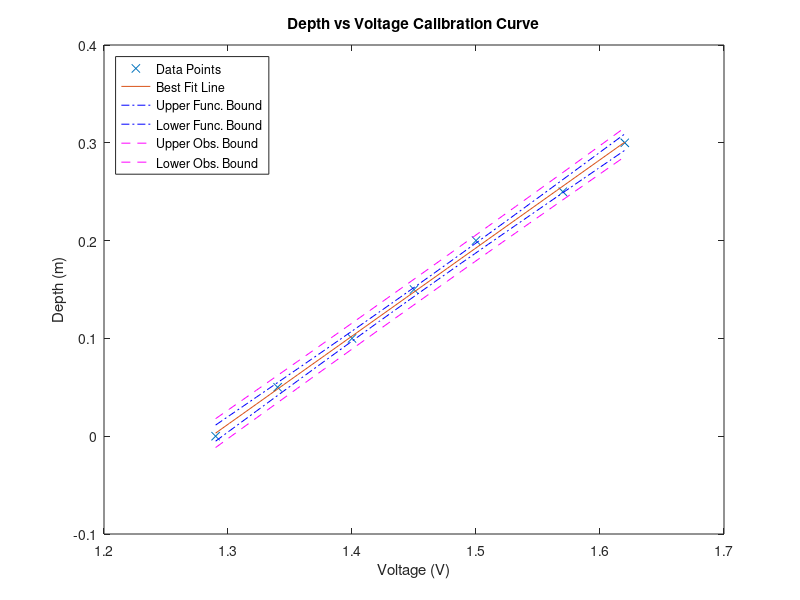

This figure's MATLAB source:
% Script for the linear fit of data. The independent values are
% in the x array and the matched dependent values are in the y array. This
% script does not use MATLAB's built-in fitting functions, but uses the
% formulas from the videos/class notes.
% You also need to enter the confidence level, typically 95%. The values
% that are calculated and displayed are:
%% 1. Beta_hat_1 (the best-fit slope)
%% 2. Beta_hat_0 (the best-fit y-intercept)
% 3. The Root Mean Square Residual, Se
% 4. The Standard Error for beta0, Sbeta0
% 5. The Standard Error for beta1, Sbeta1
% 6. The confidence intervals for beta1 and beta0.
% After calculating these quantities, the script plots the original data,
% the best fit line, and the upper and lower bounds for the confidence
% interval on the best fit line.
%% INSERT DATA HERE (PLEASE CHECK UNITS)
x = [1.29 1.34 1.4 1.45 1.5 1.57 1.62]; % Voltage (V)
y = [0 0.05 0.1 0.15 0.2 0.25 0.3]; % Depth (m)
confLev = 0.95; % The confidence level
N = length(y); % The number of data points
xbar = mean(x);
ybar = mean(y);
Sxx = dot((x-xbar),(x-xbar));
%Sxx = (x-xbar)*transpose(x-xbar);
% beta1 is the estimated best slope of the best-fit line
beta1 = dot((x-xbar),(y-ybar))/Sxx
% beta1 = ((x-xbar)*transpose(y-ybar))/Sxx
% beta0 is the estimated best-fit y-intercept of the best fit line
beta0 = ybar - beta1*xbar
yfit = beta0 + beta1*x;
SSE = dot((y - yfit),(y - yfit)) % Sum of the squared residuals
% SSE = (y - yfit)*transpose(y - yfit) % Sum of the squared residuals
Se = sqrt(SSE/(N-2)) % The Root Mean Square Residual
Sbeta0 = Se*sqrt(1/N + xbar^2/Sxx)
Sbeta1 = Se/sqrt(Sxx)
% tinv defaults to 1-sided test. We need 2-sises, hence:(1-0.5*(1-confLev))
StdT = tinv((1-0.5*(1-confLev)),N-2) % The Student's t factor
lambdaBeta1 = StdT*Sbeta1 % The 1/2 confidence interval on beta1
lambdaBeta0 = StdT*Sbeta0 % The 1/2 confidence interval on beta0
range = max(x) - min(x);
xplot = min(x):range/30:max(x); % Generate array for plotting
yplot = beta0 + beta1*xplot; % Generate array for plotting
Syhat = Se*sqrt(1/N + (xplot - xbar).*(xplot - xbar)/Sxx);
lambdayhat = StdT*Syhat;
Sy = Se*sqrt(1+1/N + (xplot - xbar).*(xplot - xbar)/Sxx);
lambday = StdT*Sy;
figure(1)
plot(x,y,'x')
hold on
plot(xplot,yplot)
plot(xplot,yplot+lambdayhat,'-.b',xplot,yplot-lambdayhat,'-.b')
plot(xplot,yplot+lambday,'--m',xplot,yplot-lambday,'--m')
xlabel('Voltage (V)')
ylabel('Depth (m)')
title('Depth vs Voltage Calibration Curve')
if beta1 > 0
   location = 'northwest';
else
   location = 'northeast';
end
legend('Data Points','Best Fit Line','Upper Func. Bound',...
   'Lower Func. Bound', 'Upper Obs. Bound', 'Lower Obs. Bound',...
   'Location', location)
hold off
